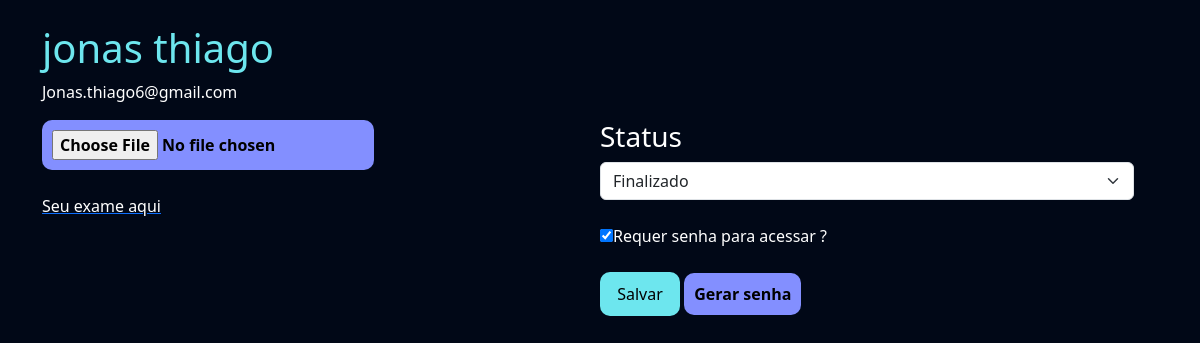
The page /empresarial/exame_cliente/14 (signed in) on the database its author committed.
### exames/models.py (models this page shows, shortened)
class SolicitacaoExame(models.Model):
    choice_status = (
        ('E', 'Em análise'),
        ('F', 'Finalizado')
    )
    usuario = models.ForeignKey(User, on_delete=models.DO_NOTHING)
    exame = models.ForeignKey(TiposExames, on_delete=models.DO_NOTHING)
    status = models.CharField(max_length=2, choices=choice_status)
    resultado = models.FileField(upload_to="resultados", null=True, blank=True)
    requer_senha = models.BooleanField(default=False)
    senha = models.CharField(max_length=16, null=True, blank=True)

### empresarial/views.py (the view)
@staff_member_required
def exame_cliente(request, exame_id):
    exame = SolicitacaoExame.objects.get(id=exame_id)
    return render(request, 'exame_cliente.html', {'exame': exame})

### empresarial/templates/exame_cliente.html (shortened to what this page needs)
{% extends "bases/base.html" %}
{% load static %}
{% block 'head' %}
    <link href="{% static 'exames/css/css.css' %}" rel="stylesheet">
    <link href="{% static 'exames/css/gerenciar_pedidos.css' %}" rel="stylesheet">
    <link href="{% static 'exames/css/gerenciar_exames.css' %}" rel="stylesheet">
{% endblock 'head' %}
{% block 'conteudo' %}
    <br>
    <div class="container">
        <div class="row">
        <h3 class="font-destaque">{{exame.usuario.get_full_name}}</h3>
        <p>{{exame.usuario.email}}</p>
        <br>
        <div class="row">
            <div class="col-md-6">
                <form action="{% url 'alterar_dados_exame' exame.id %}" method="POST" enctype="multipart/form-data">{% csrf_token %}
                    <input type="FILE" value="Alterar PDF" class="btn-secundario" name="resultado">
                    <br>
                    <br>
                    {% if exame.resultado %}
                        <a style="width: 100%;" href="" target="__blank"><div  style="width: 100%;" id="pdf-container">Seu exame aqui</div></a>
                    {% endif %}
            </div>
            <div class="col-md-6">
                <h3>Status</h3>
                <select name="status" id="" class="form-select">
                    <option style="color: black;" {% if exame.status == 'F' %}selected{% endif %} value="F">Finalizado</option>
                </select>
                <br>
                <input type="checkbox" name="requer_senha" {% if exame.requer_senha %}checked{% endif %} id=""><label for="">Requer senha para acessar ?</label>
                <br>
                <br>
                <input type="submit" value="Salvar" class="btn-default">
                <a style="text-decoration: none;" href="{% url 'gerar_senha' exame.id %}" class="btn-secundario">Gerar senha</a>
            </div>
        </div>
    </div>
{% endblock 'conteudo' %}

### templates/static/geral/css/base.css (style rules this page uses)
:root { --main-color: #151C34; --dark-color: #0C121C ; --light-color: #6DE6EE; --contrast-color: #f4c96b; --differential-color: #066668; }
* { color: white }
.font-destaque { color: var(--light-color); font-size: 40px; }
.btn-default { background-color: var(--light-color); color: black; width: 15%; padding: 10px; border: none; border-radius: 10px; }

### templates/static/exames/css/css.css (style rules this page uses)
body { background-image: url('/static/geral/img/bg2.png'); background-size: cover; }
.btn-secundario { background-color: #838FFF; color: black; padding: 10px; font-weight: bold; border: none; border-radius: 10px; }

### rows shown on the page
SolicitacaoExame: usuario.get_full_name "jonas thiago", usuario.email "Jonas.thiago6@gmail.com", status "Finalizado", requer_senha "☑"
